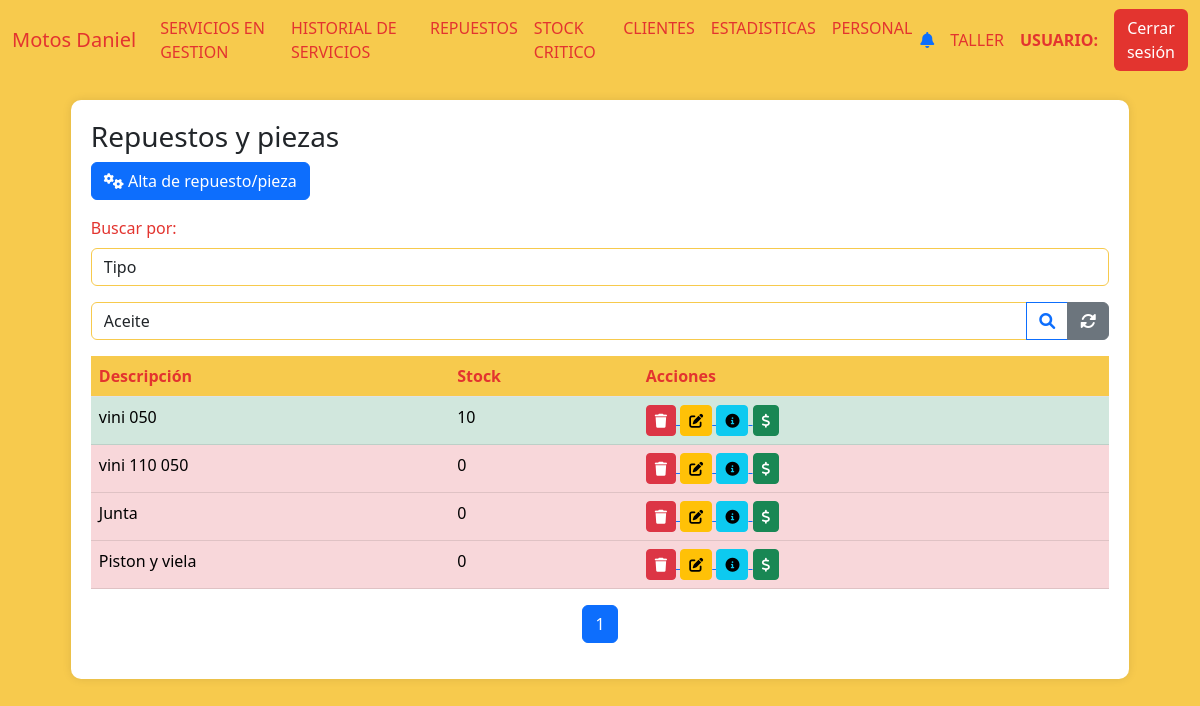
Page /repuestos on the earlier database version.
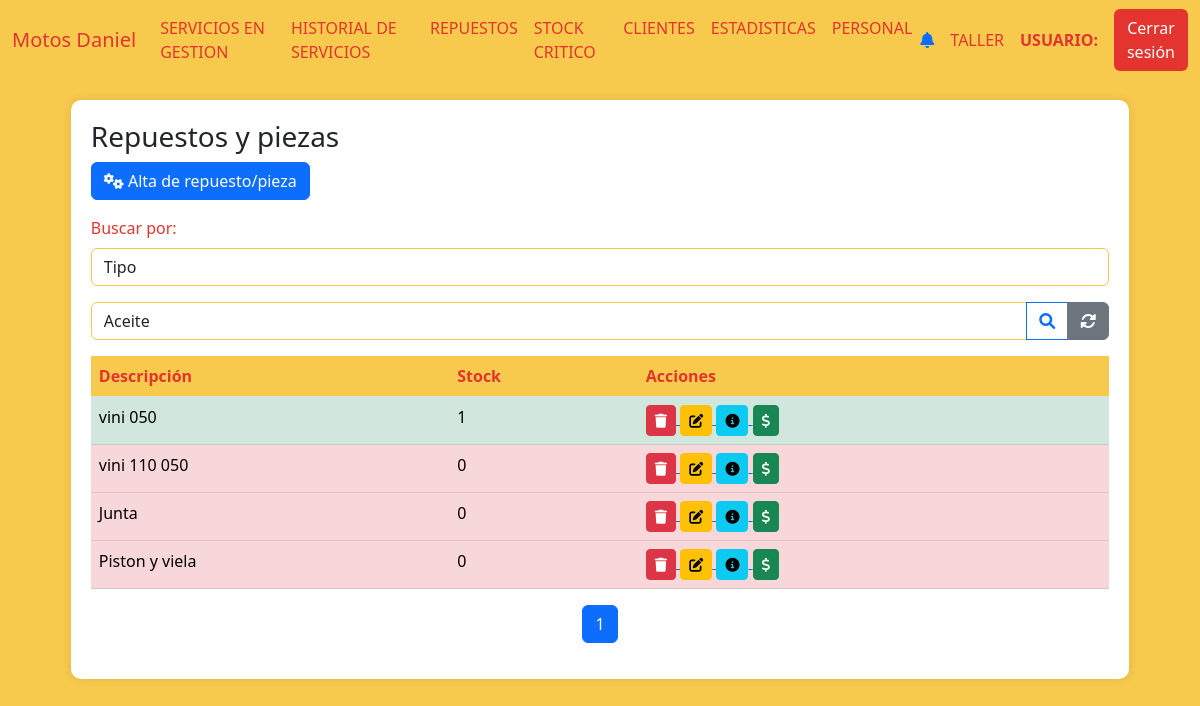
Same page on the later database version.
### AppUM/models.py (models this page shows)
class RepuestosPiezas(models.Model):
    descripcion = models.CharField(max_length=100)
    activo = models.BooleanField(default=True)
    stock = models.IntegerField(null=True)
    precio = models.DecimalField(max_digits=10, decimal_places=2,default=0)
    foto = models.ImageField(null=True, blank=True, upload_to="repuestos_piezas/")
    stock_critico = models.IntegerField(null=True)

### AppUM/views.py (the view)
# urls.py: path('repuestos', views.repuestos,name="Repuestos"),
def repuestos(req):
    repuestos = RepuestosPiezas.objects.filter(activo=1).order_by('-id')
    page_obj = funcion_paginas_varias(req,repuestos)
    return render(req,"perfil_taller/repuestos/repuestos.html",{'page_obj': page_obj})

### AppUM/context_processors.py (called while the page is built)
def cantidad_solicitudes_no_leidas(req):
    if req.user.is_authenticated:
        usuario = req.user
        usuario_actual = Personal.objects.filter(usuario=usuario.username).first()
        notificaciones = NotificacionPersonal.objects.filter(personal=usuario_actual,leido=0).count()
    else:
        notificaciones = 0
    return {'notificaciones': notificaciones}

### AppUM/functions.py (called while the page is built)
def funcion_paginas_varias(req,instancia_model):
    paginator = Paginator(instancia_model, 5)  # 5 motos por página
    page_number = req.GET.get('page')  # Obtiene el número de página desde la URL
    page_obj = paginator.get_page(page_number)
    return page_obj

### AppUM/templates/perfil_taller/repuestos/repuestos.html (shortened to what this page needs)
{% extends "perfil_taller/padre_perfil_taller.html" %}
{% load static %}
{% block contenidoQueCambia %}
<div class="table-container" id="inventarios">
    <h3>Repuestos y piezas</h3>
    <a href="{% url 'AltaRepuesto' %}" class="btn btn-primary mb-3">
        <i class="fas fa-cogs"></i> Alta de repuesto/pieza
    </a>
    <div class="mb-3">
        <label for="estado" class="form-label">Buscar por:</label>
        <select class="form-control" name="estado_accesorio" id="tipo_busqueda">
            <option value="tipo">Tipo</option>
        </select>
    </div>
    <form action="" enctype="multipart/form-data" method="get" id="busqueda_tipo">{% csrf_token %}
        <div class="input-group mb-3">
            <select class="form-control" name="tipo_accesorio" id="tipo_accesorio">
                    <option value="Aceite">Aceite</option>
            </select>
            <button class="btn btn-outline-primary" type="submit">
                <i class="fas fa-search"></i>
            </button>
            <a href="" class="btn btn-secondary">
                <i class="fas fa-sync-alt"></i>
            </a>
        </div>
    </form>
    <table class="table">
        <thead>
            <tr>
                <th>Descripción</th>
                <th>Stock</th>
                <th>Acciones</th>
            </tr>
        </thead>
        <tbody>
            {% if page_obj %}
                {% for repuesto in page_obj %}
            <tr class="{% if repuesto.stock == 0 %}table-danger{% elif repuesto.stock > 0 %}table-success{% endif %}">
                <td>{{ repuesto.descripcion }}</td>
                <td>{{ repuesto.stock }}</td>
                <td>
                    <a href="{% url 'BajaRepuesto' repuesto.id %}">
                        <button class="btn btn-sm btn-danger"><i class="fas fa-trash"></i></button>
                    </a>
                    <a href="{% url 'ModificacionRepuesto' repuesto.id %}">
                        <button class="btn btn-sm btn-warning"><i class="fas fa-edit"></i></button>
                    </a>
                    <a href="{% url 'DetallesRepuesto' repuesto.id %}">
                        <button class="btn btn-sm btn-info"><i class="fas fa-info-circle"></i></button>
                    </a>
                    <a href="{% url 'VentaRepuestoPiezaForm' repuesto.id %}"><button class="btn btn-sm btn-success"><i class="fas fa-dollar-sign"></i></button></a>
                </td>
            </tr>
            {% endfor %}
            {% else %}
                <tr>
                    <td colspan="9" class="text-center text-muted">
                        No hay registros de repuestos ni piezas disponibles.
                    </td>
                </tr>
            {% endif %}
        </tbody>
    </table>
    <nav aria-label="Page navigation">
        <ul class="pagination justify-content-center">
            {% for num in page_obj.paginator.page_range %}
            <li class="page-item {% if page_obj.number == num %}active{% endif %}">
                <a class="page-link" href="?page={{ num }}">{{ num }}</a>
            </li>
            {% endfor %}
        </ul>
    </nav>
</div>
{% endblock %}

Differences in the rows shown:
changed RepuestosPiezas "vini 050": stock "10" → "1"
